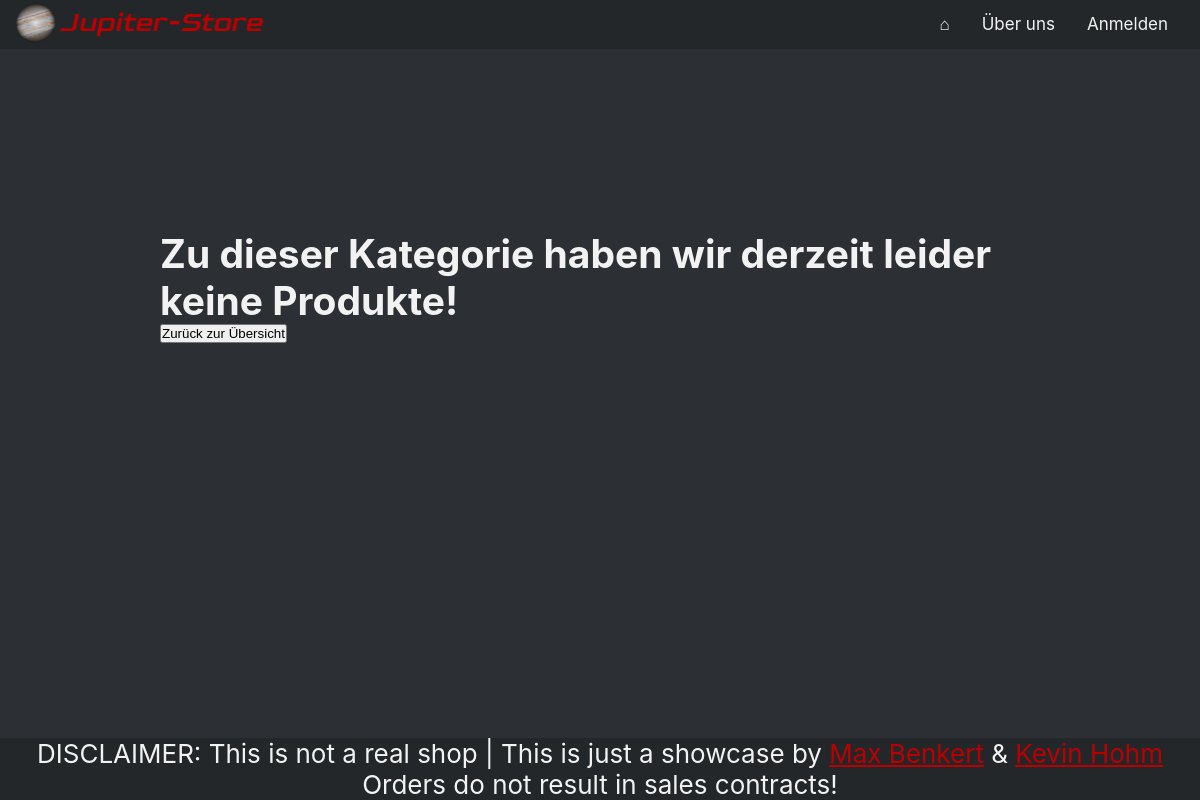
Before: /category.php?id=7&category=Audio with the older database file.
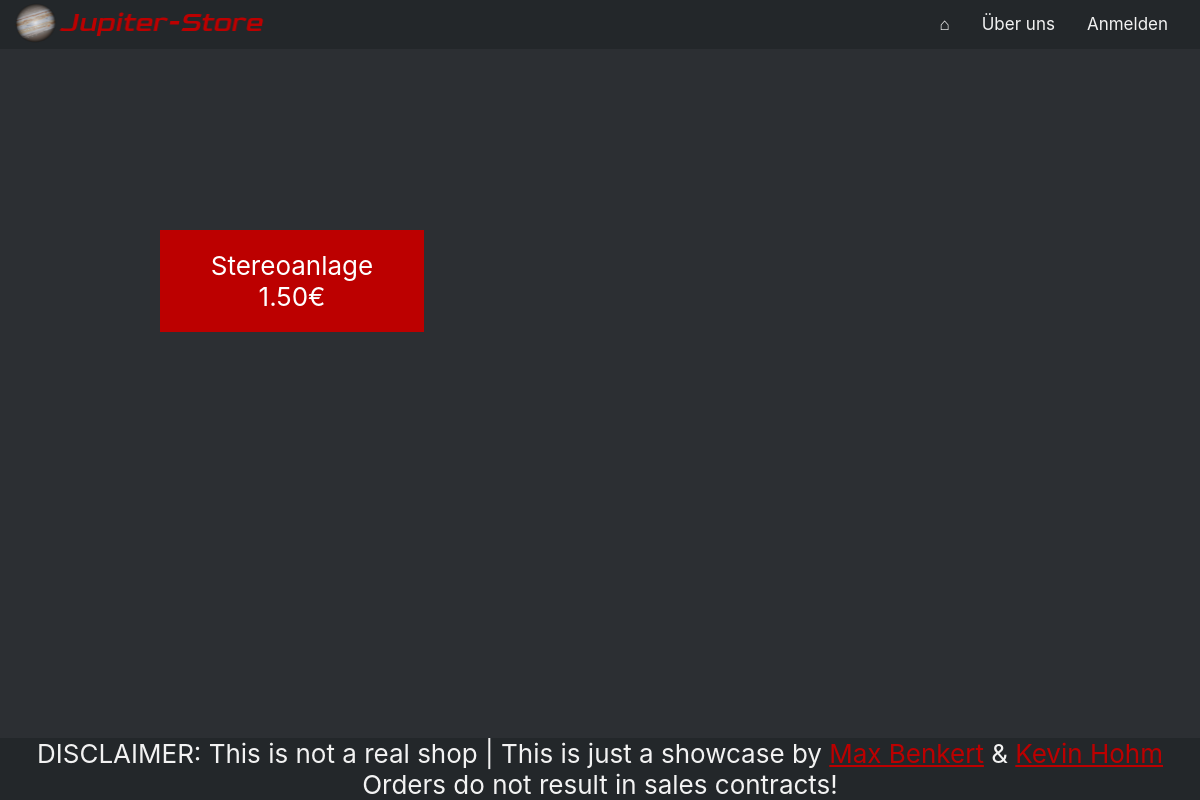
After: the same page with the newer database file.
### tables this page shows
CREATE TABLE IF NOT EXISTS `article` (
  `article_nr` int(11) unsigned NOT NULL AUTO_INCREMENT,
  `name` varchar(255) NOT NULL DEFAULT '',
  `price` double(6,2) unsigned DEFAULT NULL,
  `category` int(11) NOT NULL,
  PRIMARY KEY (`article_nr`),
  KEY `FK_article_article_category` (`category`),
  CONSTRAINT `FK_article_article_category` FOREIGN KEY (`category`) REFERENCES `article_category` (`id`) ON DELETE CASCADE ON UPDATE CASCADE
);

### src/php_include/db_article.php (called while the page is built, shortened)
<?php
function db_get_articles_from_category($cat_id)
{
    $mysqli = db_connect();
    $sql    = "SELECT * FROM article WHERE category=?";
    $con    = $mysqli->prepare($sql);
    $con->bind_param("i", $cat_id);
    $con->execute();
    $res = $con->get_result();
    if ($res->num_rows == 0) {
        return FALSE;
    } else {
        $articles = array();
        $i        = 0;
        while ($row = $res->fetch_assoc()) {
            $articles[$i]           = new Article();
            $articles[$i]->id       = $row["article_nr"];
            $articles[$i]->name     = $row["name"];
            $articles[$i]->price    = $row["price"];
            $articles[$i]->category = $row["category"];
            $i++;
        }
    }
    return $articles;
}
?>

### src/category.php (the view, shortened to what this page needs)
<?php
require_once("php_include/db_article.php");
$articles = db_get_articles_from_category($_GET["id"]);
if ($articles) {
    foreach ($articles as $article) {
        echo "<a class='stealth__a' href='detail.php?id=" . $article->id . "'><div class='box'><center>" . $article->name . "<br>" . number_format($article->price, 2) . "€</center></div>";
    }
}
else {
    echo "<h2>Zu dieser Kategorie haben wir derzeit leider keine Produkte!</h2>";
    echo "<form action=''/>
    <input type='submit' value='Zurück zur Übersicht'>
    </form>";
}

Changed rows visible on the page:
added article: name "Stereoanlage", price "1.50"
Other visible differences:
form field value: "Zurück zur Übersicht" → (not shown)
text no longer shown: "Zu dieser Kategorie haben wir derzeit leider keine Produkte!"
